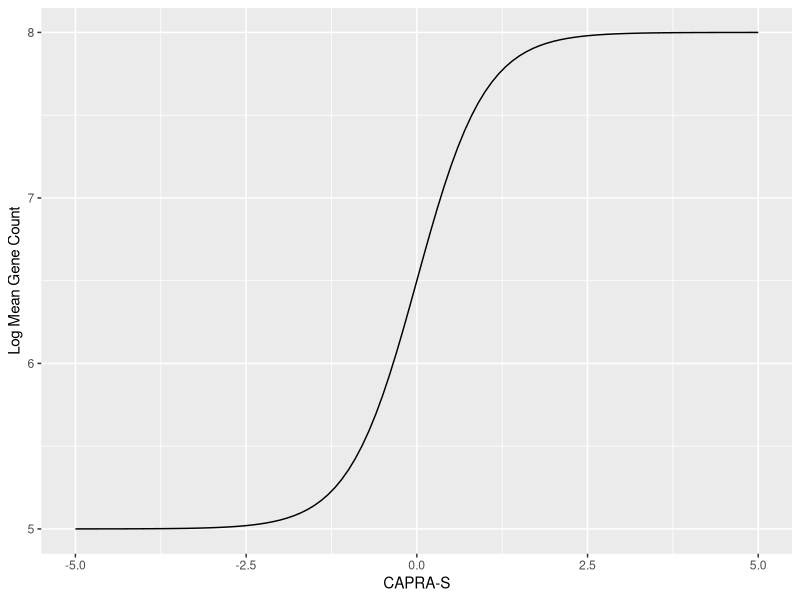
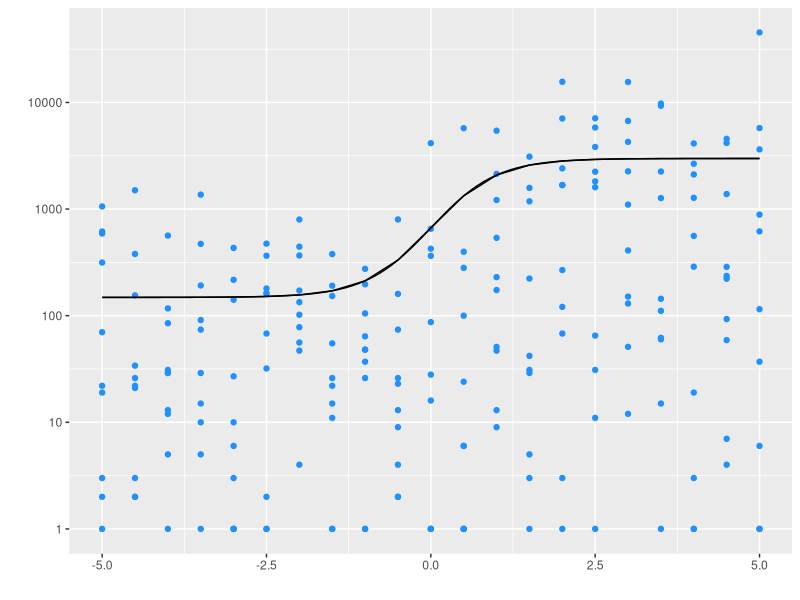

Recreate these plots in R, in order. (Note: a time limit stopped this script after it produced the figures.)
#   #    #   #   #   #   #   #   #    #   #   #   #   #  #   #    #   #   #   #   #
#   #    #   #   #   #   #   #   #    #   #   #   #   #  #   #    #   #   #   #   #



#Intention of Script

#(Section 1)
#Test function to create sigmodial curve data 

#(Section 2)
#Create functions to simulate a dataset
# of a mixture of sigmoidal based distributions (true associations)
# and null associations 

#(Section 3)
# Use this function to simulate data 



#   #    #   #   #   #   #   #   #    #   #   #   #   #  #   #    #   #   #   #   #
#   #    #   #   #   #   #   #   #    #   #   #   #   #  #   #    #   #   #   #   #




##  ##  ##  ##  ##  ##  ##  ##  ##  ##  ##  ##  ##  ##  ##  ##  ##  ##  ##  ##  ##  ## 
##  ##  ##  ##  ##  ##  ##  ##  ##  ##  ##  ##  ##  ##  ##  ##  ##  ##  ##  ##  ##  ## 

# Section 1: 

#Create Generalised Sigmoid Function Equation

#sig_eq is GLA eqaution which log y hat (log of the mean of gene read count) should be equiv to

#Plot examples as sanity check

#Note: 
#Typical parametisation of sigmodial function, 
#i.e. in form k/(1+exp(xb-a)) + A is used to simulate sigmoidal equations
# (re-parametisation form which used used for inference by TABI
#is less useful for simulation as changing eta, (inflection x-coordinate)
# with other parameters remaining the same causes wildly different upper and lower plateaus,
# which unintentionally leads to unrealistic simulation data) 


##  ##  ##  ##  ##  ##  ##  ##  ##  ##  ##  ##  ##  ##  ##  ##  ##  ##  ##  ##  ##  ## 
##  ##  ##  ##  ##  ##  ##  ##  ##  ##  ##  ##  ##  ##  ##  ##  ##  ##  ##  ##  ##  ## 


#Show example: 

sig_eq<- function(x) {
  
  #Lower plateau = A
  #Upper plateaa = k + A
  #Alpha adjusts inflection
  #beta adjusts slope
  
  k = 3
  alpha = 0
  beta = 2
  A = 5
    
    
  return(k/(1+exp(-(alpha + x*beta))) + A) 
}

library(dplyr)

library(ggplot2)


#Plot of sigmoid equation
data.frame(x = seq(from = -5, to = 5, by = 0.5)) %>% 
  ggplot(aes(x=x)) + 
  stat_function(fun=sig_eq, geom="line") +
  labs(y = "Log Mean Gene Count",
       x = "CAPRA-S")


# Example of simulated data 

#Use the eq above to simulate log_y_hat values 
log_y_hat<-sapply(seq(from = -5, to=5, by = 0.5),
                  function(x)
                    sig_eq(x)  
)


#Simulated Negative Binomial Distributed Values
sample<-sapply(log_y_hat,
               function(y) rnbinom(mu = exp(y), #Mean is exp of log y hat (GLA eq)
                                   size = 0.25, #Precision/overdispersion value of 0.3 seems approp. level of noise
                                   n = 10))

plot_sig<-function(x) {
  exp(sig_eq(x))
}

f<-data.frame(x = seq(from = -5, to = 5, by = 0.5), value = log_y_hat %>% exp())

#Plot simulated data 
data.frame(
  CAPRA_S= c(
    sapply(seq(from = -5, to=5, by = 0.5), 
           function(x) rep(x, 10))), 
  sample = c(sample)
) %>% 
  ggplot() + 
  geom_point(aes(x=CAPRA_S, y=sample+1), col="dodgerblue")  +
  #labs(title="True Positive Curve", x="CAPRA-S", y="Gene Count") + 
  labs(x = "", y= "") + 
  geom_line(aes(x=x, y=value), data = f) + 
  stat_function(fun=plot_sig, geom="line") + 
  scale_y_log10()  + 
  theme(panel.grid.major = element_line(colour='white', linetype = 1),
        panel.grid.minor= element_line(colour='white', linetype = 1),
        panel.border = element_rect(colour = "black", fill=NA, size=0.5)) %>% 
  labs(main = "Example Simulated Gene ")

##  ##  ##  ##  ##  ##  ##  ##  ##  ##  ##  ##  ##  ##  ##  ##  ##  ##  ##  ##  ##  ## 
##  ##  ##  ##  ##  ##  ##  ##  ##  ##  ##  ##  ##  ##  ##  ##  ##  ##  ##  ##  ##  ## 


#Section 2 


#Create simulation function


##  ##  ##  ##  ##  ##  ##  ##  ##  ##  ##  ##  ##  ##  ##  ##  ##  ##  ##  ##  ##  ## 
##  ##  ##  ##  ##  ##  ##  ##  ##  ##  ##  ##  ##  ##  ##  ##  ##  ##  ##  ##  ##  ## 


#Function for simulating Data with both null and true (sigmodial curve) tests


#Function returns table with simulated data from
#specified number of true positive curves - 
#of a single equation but varying inflection value 
#And specified number of null curves



sigmodial_tests<-function(n_true_tests, #Number of True Positives
                          n_false_tests, #Number of Null Curves
                          beta, #Value of beta for equation
                          k, #k value for slopes 
                          A, #A value (lower plateau level)
                          sample_size, #Number of samples per gene - sample size needs to be a multiple of x_cord length
                          disp_size, #Size of dispersion - used to simulate for negbinomial distribution 
                          x_cord = seq(from = -5, to=5, by = 0.5) #Calculation of x-coordinates ("simulation" CAPRA_S values)
                          #(for rnbiom(mu, size = disp_size))
                          ) { #With the way this function is coded Sample size needs to be multiple of 21
  
  require(reshape2)
  require(dplyr)
  
  
  #Calculation of x-coordinates ("simulation" CAPRA_S values)
  # x_cord<-seq(from = -5, to=5, by = 0.5) #21 different values of CAPRA_S
  n_cord<-length(x_cord)
  
  
  n_tests = (n_true_tests) + (n_false_tests)
  

    #         #          #          #         #           #
  
  
  
  #Creating the Sigmodial curve based genes (true tests - diff transcribed genes)
  
  
  #Simulation all possible values of the inflection (alpha)
  #Alpha is linearly dependent on the value of the inflection
  
  
  #If the number of True Positive Curves is less than 22
  #Then only simulate for less extreme inflections (between -2/2)
  #Otherwise simulate inflections for the full range of x coordinate values
  
  
  if (n_true_tests<=21) {
  set.seed(35)
  alpha = sample(seq(from = -2, to = 2, by =1), 
                   size = n_true_tests, replace = T)
  }
  
  else{
  set.seed(35)
  alpha = sample(seq(from = -5, to = 5, by =0.5), 
               size = n_true_tests, replace = T) }
  
  
  #Using the sigmodial equation with 
  #values as defined in the function
  
  sig_eq<-function(x) {
    
    #Lower plateau = A
    #Upper plateau = k + A
    #Alpha adjusts inflection
    #beta adjusts slope
    
    k = k
    alpha = alpha
    beta = beta
      A = A
      
      
      return(k/(1+exp(-(alpha + x*beta))) + A) 
  }
  
  #Use the sigmodail eq  above to simulate y_hat values 
  #(i.e. mean values for each x coordinate values )
  
  y_hat<-sapply(seq(from = -5, to = 5, by =0.5), #For better behaviour of simulated curve, centre values around 0 
                #Replacating normalisation process undertaken by TABI
                function(x)
                  sig_eq(x)  
  )
  
  #For y_hat
  #Each column is a for a value of CAPRA_S 
  #Each row is a simulated curve
  
  
  #From each mean value of each x coordinate
  #Simulated Negative Binomial Distributed Values
  sample<-apply(y_hat, 
                1, #For each row (a curve)
                function(x) 
                  sapply(x, #Simulate sample size/15 
                         function(y) rnbinom(mu = exp(y), 
                                             size = disp_size, #Precision/overdispersion values
                                             n = sample_size/n_cord))
                
  )
  
  #In Sample
  #Each column is a simulated curve / gene 
  #Each row is a sample
  
  
  #Combine respective CAPRA_S values with their respective simulated gene counts
  True_tests<-data.frame(
    CAPRA_S= c(
      sapply(seq(from = -5, to=5, by = 0.5), 
             function(x) rep(x, sample_size/n_cord))), #
    sample
  )
  
  #Reshape the above such that it mimics TCGA data set (column labeling gene count, column labeling gene name,
  #column labbeling CAPRA_S value)
  
  true_tests<-True_tests %>% 
    melt(id.vars = 1) %>% #Melt with respect to CAPRA_S 
    mutate(Null_test = "FALSE") %>% #Add a column which indicates this is a null 
    rename(Gene_number = variable) #Make Gene_number the test identification column
  
  #Add inflection data to Gene_number
  inflection<-cbind(true_tests %>% 
    select(Gene_number) %>% 
    distinct(), alpha)
  
  #Add information about alpha and Sample number to final table
  true_tests=inner_join(true_tests,
                         inflection) %>% 
    mutate(Sample = rep(1:(sample_size), n_true_tests))
  
  #         #          #          #         #           #
  
  
  #Simulation of null tests (negbinom distributed, with varying means  - same dispersion)
  #Similar proceedure as above, but mean remains constant (as not diff transcribed)
  
  n_null<-n_tests-n_true_tests #Number of null tests
  
  #Simulation a n_null number of means - any integer between 0 and 15000
  null_means<-sample(0:10000, 
                     size = n_null, 
                     replace = T)
  
  #Simulate null_values 
  null_values<-sapply(null_means, 
                      function(x) 
                        (rnbinom(n=sample_size,
                                 mu = x, 
                                 size = disp_size)))
  
  null_tests<-data.frame(
    CAPRA_S= c(
      sapply(seq(from = -5, to=5, by = 0.5), 
             function(x) rep(x, sample_size/n_cord))), #
    null_values
  ) %>% 
    melt(id.vars = 1) %>% #Melt with respect to CAPRA_S 
    mutate(Null_test = "TRUE") %>% #Add a column which indicates this is a null 
    rename(Gene_number = variable) 
  
  
  null_tests$Gene_number<-sub("X", "V", as.factor(null_tests$Gene_number)) #Convert X test recognition to V to further
  #Distinguish from true tests (now true tests have an X prefix, and null have a V prefix)
  
  #Add column of alpha (not relevant so NA), and Sample Identification
  null_tests<-null_tests %>% 
    mutate(alpha = "NA") %>% 
    mutate(Sample = rep(1:(sample_size), (n_tests-n_true_tests)))
  
  #Return a data frame with CAPRA_S (x-coordinate), 
  #Gene_number (Gene identifier column), value (simulated gene expression value)
  #Null_test (identifying true vs null tests), Alpha and Sample (Sample Identifcation Column)
  #All True Tests are Differentiated by having a "X" in Gene_number
  
  return(rbind(true_tests, 
               null_tests) %>% 
           mutate(disp = disp_size) %>% 
           mutate(sample_size = sample_size) %>% 
           mutate(A = A) %>% 
           mutate(True_Slope = beta) %>% 
           mutate(k = k))
}


##  ##  ##  ##  ##  ##  ##  ##  ##  ##  ##  ##  ##  ##  ##  ##  ##  ##  ##  ##  ##  ## 
##  ##  ##  ##  ##  ##  ##  ##  ##  ##  ##  ##  ##  ##  ##  ##  ##  ##  ##  ##  ##  ## 



#Section 3


#Create simulation dataset from function



##  ##  ##  ##  ##  ##  ##  ##  ##  ##  ##  ##  ##  ##  ##  ##  ##  ##  ##  ##  ##  ## 
##  ##  ##  ##  ##  ##  ##  ##  ##  ##  ##  ##  ##  ##  ##  ##  ##  ##  ##  ##  ##  ## 



library(foreach)
library(dplyr)



#Values of sigmodial equation to simulate over
slopes = setdiff(seq(from=-2, to =2, by =0.25), c(0)) #Set of slopes (beta values) to simulate
ks = seq(from =2, to = 4, by=1) #Set of k values to simulate
As = seq(from = 0, to =5, by =1) #Set of A values to simulate
disp = seq(from = 0.25, to = 4, by = 0.25)
sample_sizes = seq(from = 21, to = 105, by = 21)



#Create Simulation Dataset 
TABI_df<-foreach(k = ks, 
                 .combine = 'rbind') %do% { 
                       foreach(j=slopes,  
                               .combine = 'rbind') %do% {
          foreach(i = As,
                  .combine = 'rbind') %do% {
                    foreach(d= disp, 
                            .combine = 'rbind') %do% {
                              foreach(s = sample_sizes,
                                      .combine = 'rbind') %do% {
      
  sigmodial_tests(100, #Number true tests (per single set of slope, k and A values)
                  10, #Number of null tests / gene (per single set of slope, k and A values)
                  j, #Slope value
                  k, #k value
                  i, #A value
                  s, #Number of samples per simulated gene (default x_cord means multiple of 21)
                  d #Dispersion value (size in rnbinom)
                  ) %>% 
    filter(grepl("X", Gene_number))
                            }
                            }     
                  } 
        } 
        } 


#Total number of genes / tests in final simulated dataset
n_total_tests<-Sig_multiple_value_data %>% 
  select(Gene_ref) %>% 
  distinct() %>% 
  nrow()



##  ##  ##  ##  ##  ##  ##  ##  ##  ##  ##  ##  ##  ##  ##  ##  ##  ##  ##  ##  ##  ## 
##  ##  ##  ##  ##  ##  ##  ##  ##  ##  ##  ##  ##  ##  ##  ##  ##  ##  ##  ##  ##  ## 
